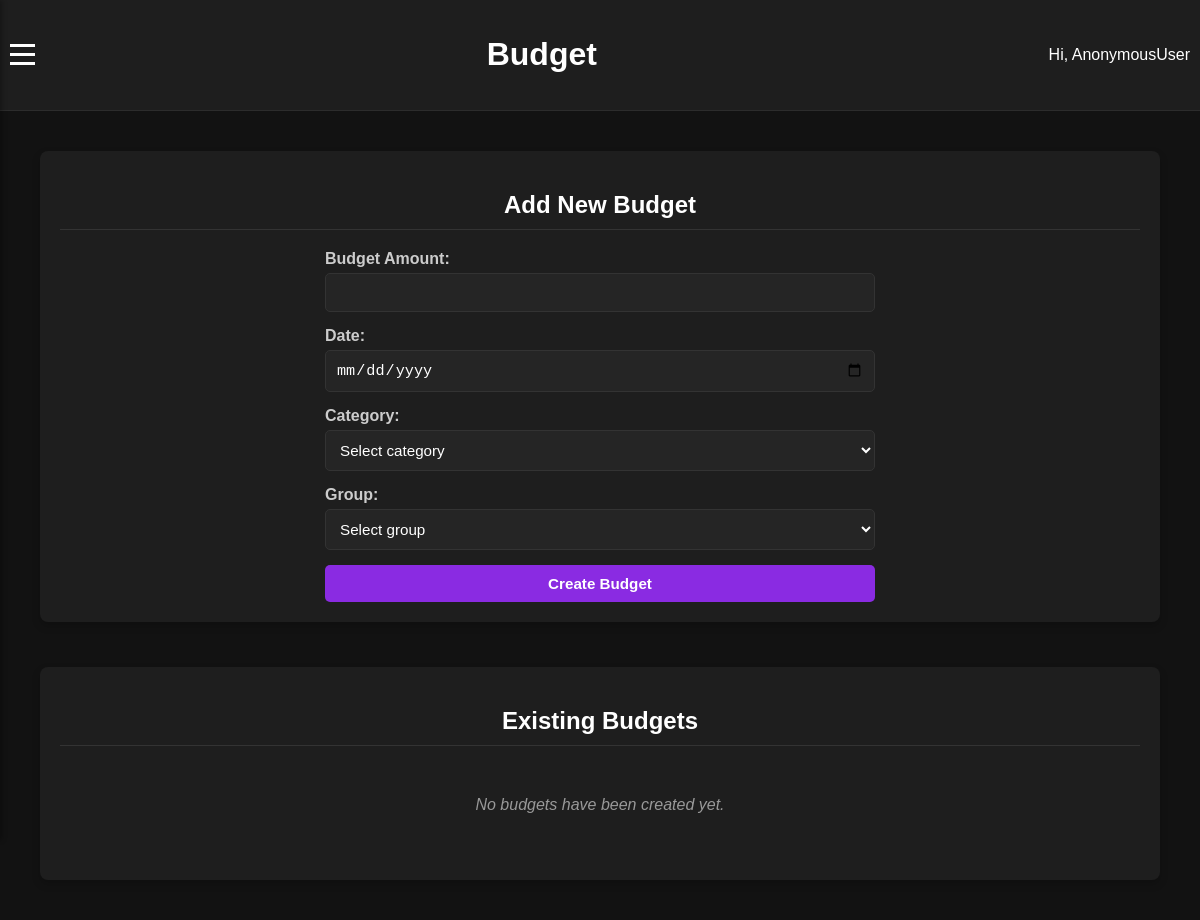
The app's page /budget/, older data.
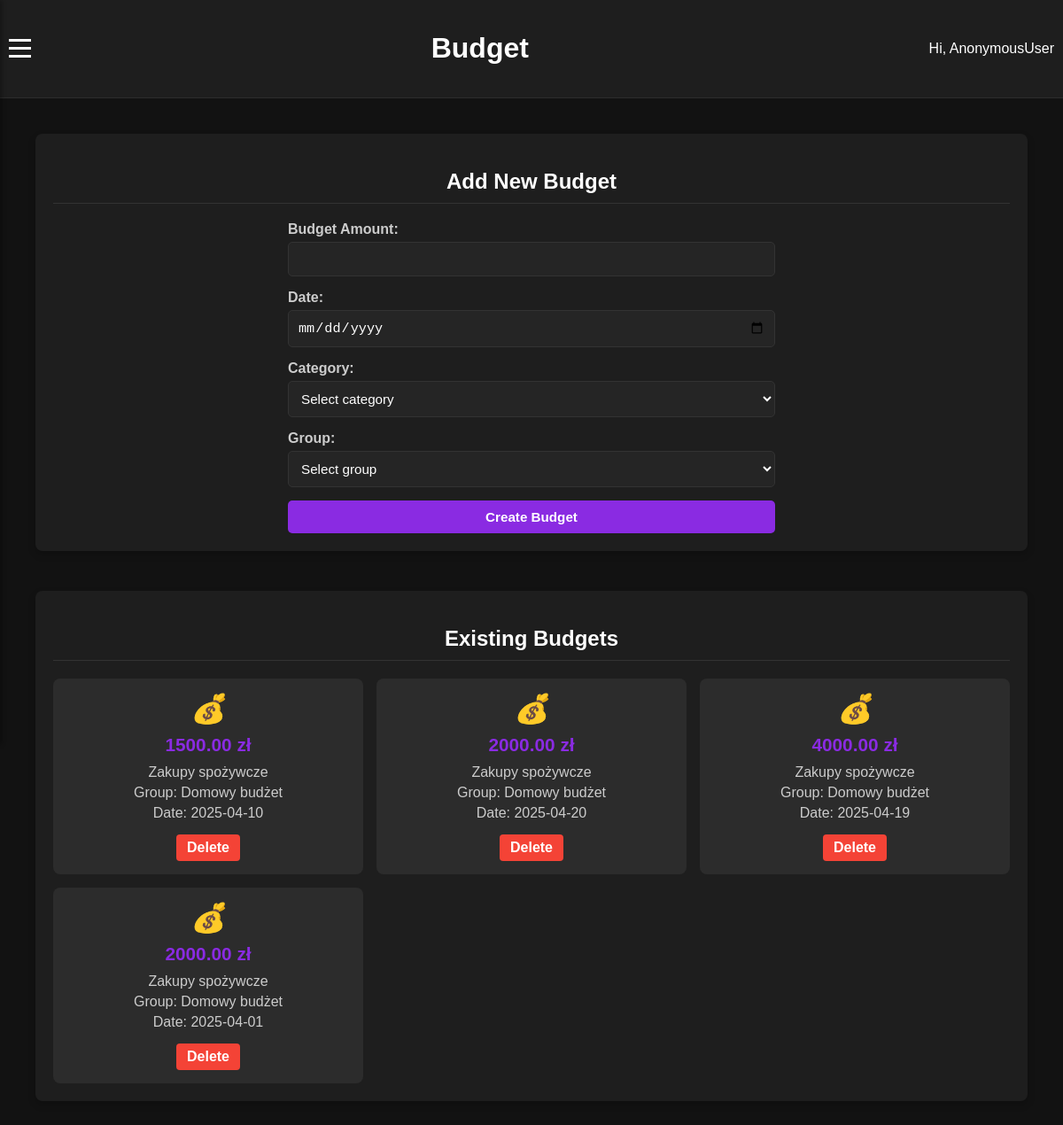
The same page, newer data.
### budzetApp/models.py (models this page shows, shortened)
class Budget(models.Model):
    budget_amount = models.DecimalField(max_digits=10, decimal_places=2)
    date = models.DateField()
    category = models.ForeignKey(Category, on_delete=models.CASCADE)
    group = models.ForeignKey(Group, on_delete=models.CASCADE)

class Category(models.Model):
    category_name = models.CharField(max_length=100)
    category_type = models.CharField(max_length=50)

class Group(models.Model):
    group_name = models.CharField(max_length=100)
    description = models.TextField()
    created_at = models.DateTimeField(auto_now_add=True)
    created_by = models.ForeignKey(User, on_delete=models.CASCADE, related_name='created_groups')

### budzetApp/views.py (the view, shortened to what this page needs)
# urls.py: path("budget/", views.budget, name="budget"),
def budget(request):
    budgets = Budget.objects.all()
    categories = Category.objects.all()
    groups = Group.objects.all()
    context = {
        'budgets': budgets,
        'categories': categories,
        'groups': groups
    }
    return render(request, 'budzetApp/budget.html', context)

### budzetApp/templates/budzetApp/budget.html (shortened to what this page needs)
{% extends "budzetApp/temp.html" %}
{% load static %}
{% block header %}
<h1>Budget</h1>
{% endblock header %}
{% block styles %}
    {{ block.super }}
    <link rel="stylesheet" href="{% static 'css/budget.css' %}">
{% endblock styles %}
{% block main %}
<div class="dashboard-container">
    <div class="budget-section">
        <h2>Add New Budget</h2>
        <div class="budget-form">
            <form method="post" action="{% url 'budzetApp:budget' %}">
                <div class="form-group">
                    <label for="budget_amount">Budget Amount:</label>
                    <input type="number" id="budget_amount" name="budget_amount" step="0.01" required>
                </div>
                <div class="form-group">
                    <label for="date">Date:</label>
                    <input type="date" id="date" name="date" required>
                </div>
                <div class="form-group">
                    <label for="category">Category:</label>
                    <select id="category" name="category" required>
                        <option value="">Select category</option>
                    </select>
                </div>
                <div class="form-group">
                    <label for="group">Group:</label>
                    <select id="group" name="group" required>
                        <option value="">Select group</option>
                    </select>
                </div>
                <button type="submit" class="submit-btn">Create Budget</button>
            </form>
        </div>
    </div>
    <div class="existing-budgets">
        <h2>Existing Budgets</h2>
        {% if budgets %}
            <div class="budget-grid">
                {% for budget in budgets %}
                    <div class="budget-card">
                        <i class="budget-icon">💰</i>
                        <h3>{{ budget.budget_amount }} zł</h3>
                        <p>{{ budget.category.category_name }}</p>
                        <p>Group: {{ budget.group.group_name }}</p>
                        <p>Date: {{ budget.date|date:"Y-m-d" }}</p>
                        <div class="card-actions">
                            <a href="{% url 'budzetApp:delete_budget' budget.id %}" class="delete-btn" onclick="return confirm('Are you sure you want to delete this budget?')">Delete</a>
                        </div>
                    </div>
                {% endfor %}
            </div>
        {% else %}
            <p class="empty-message">No budgets have been created yet.</p>
        {% endif %}
    </div>
</div>
{% endblock main %}

### budzetApp/templates/budzetApp/temp.html (shortened to what this page needs)
    {% load static %}
    <!DOCTYPE html>
    <html lang="en">
    <head>
        {% block styles %}
        <link rel="stylesheet" href="{% static 'css/style.css' %}">
        {% endblock styles %}
    </head>
    <body>
        <header class="navbar">
            <div class="menu-icon">
                <div></div>
                <div></div>
                <div></div>
            </div>
            {% block header %}
            {% endblock header %}
            <div class="user-info">
                {% block user-info %}
                {% if user is not None %}<section>Hi, {{ user }} </section> {% else %} <section>Hi, unlogged!</section> {% endif %}
                {% endblock user-info %}
            </div>
        </header>
        <div class="main">
            {% block main %}
            {% endblock main %}
        </div>
    </body>
    </html>

### budzetApp/static/css/style.css (style rules this page uses)
body { margin: 0; font-family: 'Arial', sans-serif; background-color: #121212; color: #ffffff; }
.navbar { background-color: #1E1E1E; color: #ffffff; padding: 15px 10px; display: flex; justify-content: space-between; align-items: center; border-bottom: 1px solid #2C2C2C; }
.menu-icon { display: flex; flex-direction: column; cursor: pointer; }
.menu-icon div { width: 25px; height: 3px; background-color: #ffffff; margin: 3px 0; transition: 0.3s; }
.user-info { color: #ffffff; }
.main { background-color: #121212; color: #ffffff; padding: 20px; transition: margin-left 0.3s ease; }

### budzetApp/static/css/budget.css (style rules this page uses)
.budget-section { background-color: #1A1A1A; border-radius: 8px; padding: 20px; box-shadow: 0 3px 6px rgba(0, 0, 0, 0.2); margin-bottom: 25px; }
.budget-section h2 { text-align: center; margin-bottom: 20px; font-size: 1.3rem; color: #ffffff; border-bottom: 1px solid #333333; padding-bottom: 8px; }
.budget-form { max-width: 550px; margin: 0 auto; }
.form-group { margin-bottom: 15px; }
.form-group label { display: block; font-weight: bold; margin-bottom: 5px; color: #cccccc; }
.form-group input, .form-group select { width: 100%; padding: 10px; border-radius: 5px; border: 1px solid #333333; background-color: #252525; color: #ffffff; font-size: 0.95rem; box-sizing: border-box; }
.form-group select { width: 100%; }
.submit-btn { display: block; width: 100%; padding: 10px; background-color: #8A2BE2; color: white; border: none; border-radius: 5px; font-size: 0.95rem; font-weight: bold; cursor: pointer; transition: all 0.3s ease; }
.dashboard-container { display: flex; flex-direction: column; gap: 20px; max-width: 1200px; margin: 0 auto; padding: 20px; color: #ffffff; }
.budget-section { background-color: #1E1E1E; border-radius: 8px; padding: 20px; box-shadow: 0 4px 8px rgba(0, 0, 0, 0.2); }
.budget-section h2 { text-align: center; margin-bottom: 20px; font-size: 1.5rem; color: #ffffff; border-bottom: 1px solid #333333; padding-bottom: 10px; }
.existing-budgets { background-color: #1E1E1E; border-radius: 8px; padding: 20px; box-shadow: 0 4px 8px rgba(0, 0, 0, 0.2); }
.existing-budgets h2 { text-align: center; margin-bottom: 20px; font-size: 1.5rem; color: #ffffff; border-bottom: 1px solid #333333; padding-bottom: 10px; }
.budget-grid { display: grid; grid-template-columns: repeat(3, 1fr); gap: 15px; }
.budget-card { background-color: #2C2C2C; padding: 15px; border-radius: 8px; text-align: center; transition: background-color 0.3s; }
.budget-icon { font-size: 2rem; margin-bottom: 10px; display: block; }
.budget-card h3 { color: #8A2BE2; margin: 10px 0; font-size: 1.3rem; }
.budget-card p { color: #cccccc; margin: 5px 0; }
.card-actions { margin-top: 15px; }
.delete-btn { display: inline-block; padding: 6px 12px; background-color: #F44336; color: white; border-radius: 4px; text-decoration: none; font-weight: bold; transition: background-color 0.2s; }

Row changes from the older to the newer data that the page shows:
added Budget: budget_amount "1500.00", category.category_name "Zakupy spożywcze", group.group_name "Domowy budżet", date "2025-04-10"
added Budget: budget_amount "2000.00", category.category_name "Zakupy spożywcze", group.group_name "Domowy budżet", date "2025-04-20"
added Budget: budget_amount "4000.00", category.category_name "Zakupy spożywcze", group.group_name "Domowy budżet", date "2025-04-19"
added Budget: budget_amount "2000.00", category.category_name "Zakupy spożywcze", group.group_name "Domowy budżet", date "2025-04-01"
Text that changed along with them:
text no longer shown: "No budgets have been created yet."
